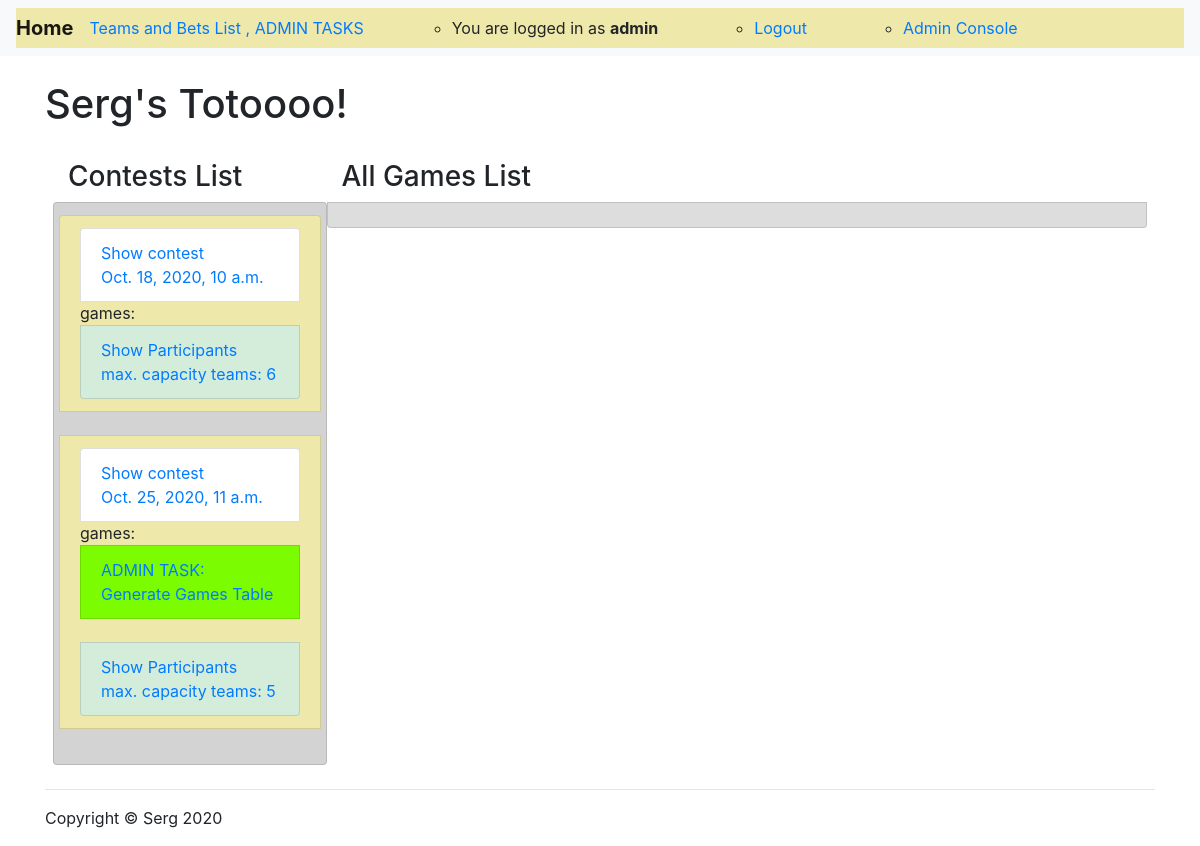
/ (signed in), run on the app's committed database.
### sergtoto/models.py (models this page shows, shortened)
class MyUser(AbstractBaseUser):
    username = models.CharField(verbose_name='username', max_length=100, unique=True, )
    email = models.EmailField()
    is_active = models.BooleanField(default=True)
    is_admin = models.BooleanField(default=False)
    is_employee = models.BooleanField(default=False)
    objects = MyUserManager()
    USERNAME_FIELD = 'username'
    REQUIRED_FIELDS = ['email']

class Contest(models.Model):
    contest_start_date = models.DateTimeField(blank=True)
    contest_started = models.BooleanField(default=False)
    contest_completed = models.BooleanField(default=False)
    slug = models.SlugField(max_length=32, unique=True, editable=True)
    game_length = models.IntegerField(default=10)
    pause_length = models.IntegerField(default=5)
    max_teams = models.IntegerField(default=20)
    games_sheduled = models.BooleanField(default=False)

### sergtoto/views.py (the view)
# urls.py: path('', home_view, name='home'),
def home_view(request):
    contests = Contest.objects.all()
    games = Game.objects.all()
    context = {
        'contests': contests,
        'games': games,
    }
    return render(request, 'home.html', context)

### sergtoto/templates/home.html (shortened to what this page needs)
{% extends 'base.html' %}
{% load static %}
{% load crispy_forms_tags %}
{% block content %}
    {% if user.is_authenticated %}
        <h1 class="my-4">Serg's Totoooo!</h1>
        <div class="container d-flex p-2">
            <div class="col-lg-3">
                <h3>Contests List</h3>
                <div class="list-group">
                    <div class="row list-group-item" style="background-color:lightgrey;">
                        {% for contest in contests %}
                            <div class="row list-group-item " style="background-color:palegoldenrod;">
                                <a href="{% url 'contest_games' contest.slug %}" class="list-group-item"> Show contest
                                    <br> {{ contest.contest_start_date }}
                                    <br></a>
                                games:
                                {% if user.is_admin and not contest.games_sheduled %}
                                    <a href="{% url 'games' contest.slug %}" class="list-group-item" method="post"
                                       style="background-color: lawngreen">
                                        ADMIN TASK:
                                        <br>
                                        Generate Games Table</a>
                                {% endif %}
                                <br>
                                <a href="{% url 'contest_participants' contest.slug %}" class="list-group-item"
                                   method="post" style="background-color:#d4edda">
                                    Show Participants <br> max. capacity teams: {{ contest.max_teams }}</a>
                            </div>
                            <br>
                        {% endfor %}
                    </div>
                </div>
            </div>
            <div class="col-lg-9">
                <h3>All Games List</h3>
                <div class="row list-group-item" style="background-color:#dddddd;">
                </div>
            </div>
        </div>
    {% endif %}
{% endblock content %}

### sergtoto/templates/base.html (shortened to what this page needs)
{% load static %}
<!DOCTYPE html>
<html lang="en">
<head>
    <link rel="stylesheet" href="https://stackpath.bootstrapcdn.com/bootstrap/4.2.1/css/bootstrap.min.css"
>
    <link href="https://stackpath.bootstrapcdn.com/font-awesome/4.7.0/css/font-awesome.min.css" rel="stylesheet"
>
    <link rel="stylesheet"
          href="https://cdnjs.cloudflare.com/ajax/libs/tempusdominus-bootstrap-4/5.1.2/css/tempusdominus-bootstrap-4.min.css"
/>
</head>
<body>
<nav class="navbar navbar-expand-lg navbar-light bg-light">
    <div class="collapse navbar-collapse" style="background-color:palegoldenrod;">
        <div class="navbar-header">
            <a class="navbar-brand" href="/"><strong>Home</strong></a>
        </div>
        {% if user.is_authenticated %}
            <div class="caret collapse navbar-collapse">
            <ul class="nav navbar-nav">
                <li>
                    <div class="dropdown">
                        <a href="#" data-toggle="dropdown" role="button">
                            Teams and Bets List
                            {% if user.is_admin %}
                                , ADMIN TASKS
                            {% endif %}
                        </a>
                    </div>
                </li>
                <ul class="form-inline my-2 my-lg-0 m-auto">
                    <li class="ml-xl-5 mr-xl-5"><a>You are logged in as <strong> {{ user.username }}</strong></a></li>
                    <li class="ml-xl-5 mr-xl-5"><a href="{% url 'logout' %}">Logout</a></li>
                    {% if user.is_admin %}
                        <li class="ml-xl-5"><a href="{% url 'admin:index' %}">Admin Console</a></li>
                    {% endif %}
                </ul>
            </ul>
        {% endif %}
        </div>
    </div>
</nav>
<div class="container">
    {% block content %}
    {% endblock content %}
</div>
<div class="container">
    <hr>
    <footer>
        <div class="row">
            <div class="col-lg-12">
                <p>Copyright &copy; Serg 2020</p>
            </div>
        </div>
    </footer>
</div>
</body>
</html>

### data on the page
MyUser: username "admin"
Contest: contest_start_date "Oct. 18, 2020, 10 a.m.", max_teams "6"
Contest: contest_start_date "Oct. 25, 2020, 11 a.m.", shows "ADMIN TASK:", games_sheduled "Generate Games Table", max_teams "5"
